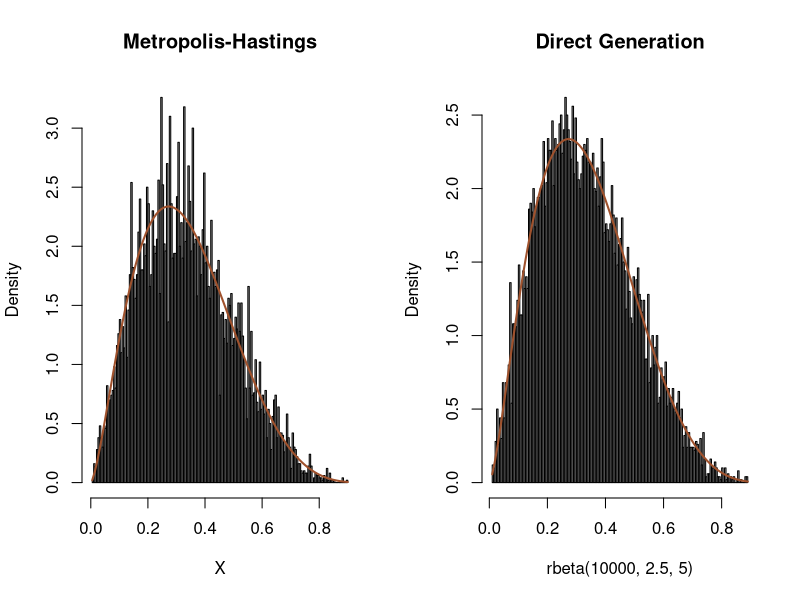

Reproduce this figure in R.
# b)
a=2.5; b=5;  
Nsim=10000
burnin = 5000
X=rep(runif(1),Nsim)
for (i in 2:Nsim){
  Y=runif(1)
  rho=dbeta(Y,a,b)/dbeta(X[i-1],a,b)
  #print(rho)
  X[i]=X[i-1] + (Y-X[i-1])*(runif(1)<rho)
}
par(mfrow=c(1,2))
hist(X,nclass=150,col="grey",
     main="Metropolis-Hastings",fre=FALSE)
curve(dbeta(x,2.5,5),col="sienna",lwd=2,add=TRUE)
hist(rbeta(10000,2.5,5),nclass=150,col="grey",
     main="Direct Generation",fre=FALSE)
curve(dbeta(x,2.5,5),col="sienna",lwd=2,add=TRUE)
#For part c
ks.test(jitter(X),rbeta(10000,2.5,5))
